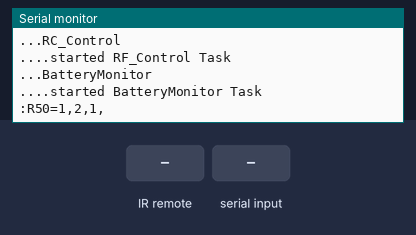
Recording of a sketch running on a simulated ESP32. Shown: the last lines printed to the serial monitor. The inputs (shaded band) are chosen by the test bench.

Above: at 1.7 s.
1.8 s: infrared code 0x55550C received
At 3.0 s:
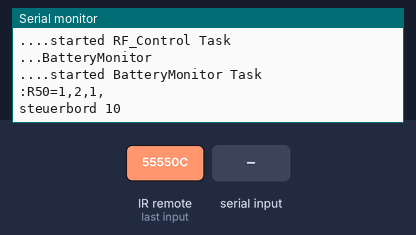
3.3 s: "1\n" received over the second serial link
At 4.1 s:
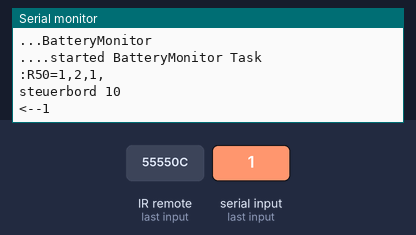
6.3 s: infrared code 0xFF5F71 received
At 7.0 s:
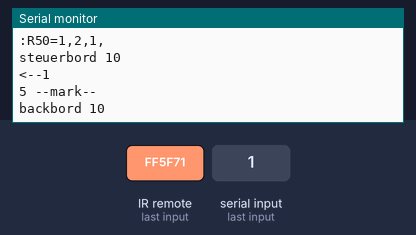
7.8 s: infrared code 0xDF500508 received
At 8.3 s:
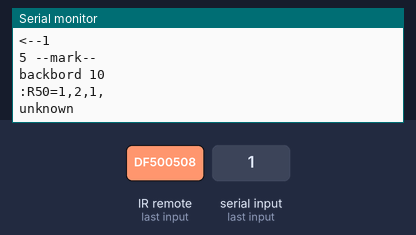
9.3 s: "0\n" received over the second serial link
At 10.0 s:
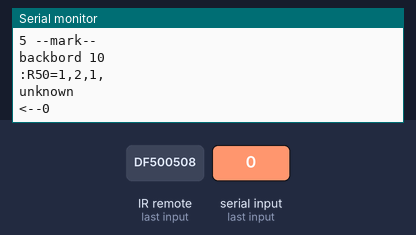

Measured:
- after the input at 1.8 s, the serial monitor: prints a new line at once (image 1)
- after the input at 3.3 s, the serial monitor: prints a new line at once (image 2)
- after the input at 6.3 s, the serial monitor: prints a new line at once (image 3)
- after the input at 7.8 s, the serial monitor: prints a new line at once (image 4)
- after the input at 9.3 s, the serial monitor: prints a new line at once (image 5)

The sketch:

BoatControl.ino
```cpp
#include "sdkconfig.h"
#include <stdio.h>
#include <stdlib.h>
#include "freertos/FreeRTOS.h"
#include "freertos/task.h"
#include "esp_err.h"
#include "esp_task_wdt.h"

#define CONFIG_FREERTOS_TASK_FUNCTION_WRAPPER
#define TWDT_TIMEOUT_MS         3000
#define TASK_RESET_PERIOD_MS    2000
#define MAIN_DELAY_MS           10000

#define WDT_TIMEOUT             5 //seconds

void setup() {
  // put your setup code here, to run once:
  Serial.begin(115200);
  delay(500);
  Serial.println("starting watchdog");
  esp_task_wdt_init(WDT_TIMEOUT, true);
  Serial.println("starting tasks");
  Serial.println("...mark");
  setup_mark(0,false);
  Serial.println("...RC_Control");
  setup_RF_control(1,true);
  Serial.println("...BatteryMonitor");
  BatteryMonitor_setup(0,true);
}

void loop() {
  // put your main code here, to run repeatedly:
  delay(10000000);

}
```

BatteryMonitor.ino
```cpp
#include <HardwareSerial.h>
#include <string.h>

#define MAXDEVS 4

typedef enum {
        reading,
        cr,
        crlf
}msgState_t;

typedef  struct{
    int
        deviceAddress,
        checksum,
        maxVoltage,
        maxCurrent;

    enum sensorType{
        HALLSENSOR = 1,
        SAMPLER=2
    };

    int deviceVersion;
    int deviceSerialNumber;
} basicInfo_t;


typedef struct {
    int
        deviceAddress,
        checksum,
        uptime,
        batteryLifeLeft,
        temperature;

    float
        voltage,
        current,
        internalResistance,
        remainingCapacity,
        cumulativeCapacity;

    enum outputState{
        ON = 0,
        OVP = 1,
        OCP = 2,
        LVP = 3,
        NCP = 4,
        OPP = 5,
        OTP = 6,
        OFF =255
    };

    enum currentDir{
        discharging = 0,
        charging =1
    };
}measuredValues_t;

typedef struct{
    int
        deviceAddress,
        checksum,
        protectionTemperature,
        protectionRecoveryTime,
        protectionDelayTime,
        presetCapacity,
        voltageCalibration,
        currentCalibration,
        temperatureCalibration,
        voltageScale,
        currentScale;

    float
        OVPVoltage,
        UVPVoltage,
        OCPForwardCurrent,
        OCPReverseCurrent,
        OPPPower;

    enum relayType{
        normallyOpen=0,
        normallyClosed=1
    };
}setValues_t;

HardwareSerial battMon(1);
basicInfo_t basicInfo[MAXDEVS];
setValues_t setValues[MAXDEVS];
measuredValues_t measuredValues[MAXDEVS];
bool _watchdog;

TaskHandle_t BatteryMonitor;

void BatteryMonitor_setup(int core, bool watchdog) {
  _watchdog=watchdog;

  battMon.begin(115200, SERIAL_8N1, 17, 16);
  xTaskCreatePinnedToCore(
    BatteryMonitor_loop,
    "BatteryMonitor",
    10000,
    NULL,
    core,
    &BatteryMonitor,
    0
  );
  Serial.println("....started BatteryMonitor Task");
  if(_watchdog) {
    esp_task_wdt_add(BatteryMonitor);
    //Serial.println("....enabled Watchdog");
  }
}

void BatteryMonitor_loop(void *param) {
  while(true){
    //char c;
    //char message[255];
    String message;
    //Serial.println("Battery Monitor Entry");

    battMon.printf("-->:R50=1,2,1,\r\n");
    Serial.printf(":R50=1,2,1,\r\n");

    while (!battMon.available()) vTaskDelay(100/portTICK_PERIOD_MS);

    //Serial.println("receiving msg");
    if (battMon.available()) {
      message=readMessage();
      Serial.printf("<--%s\n",message.c_str());
    }

    vTaskDelay(4500 / portTICK_PERIOD_MS);
    if(_watchdog) esp_task_wdt_reset();
  }
}

void sendMessage(String message){
  String _message=message;

}
void getBasicInfo(){

}
void getSetValues(){

}

void getMeasuredValues(){

}
String readMessage(){
    String _message;
    msgState_t _msgState;
    char c;
    //Serial.println(".....start read loop");
    if (_msgState==crlf){
      //Serial.println(".....new message");
      _message="";
      _msgState=reading;
    }

    if (sizeof(_message)==0) Serial.print("[start]");
    while(battMon.available() && _msgState != crlf){
        c=battMon.read();
        //Serial.print(c);
        _message=_message+String(c);
        //Serial.print(c);
        if (c=='\r') {
          _msgState=cr;
          //Serial.print("{cr}");
        }
        if (_msgState==cr && c=='\n') _msgState=crlf;

        //if (_msgState==reading) Serial.print("[r]");
        //if (_msgState==cr) Serial.print("[CR]");
        //if (_msgState==crlf) Serial.println("[CRLF]");
    }
    //Serial.println(".....finished read loop");
    //Serial.println(_message);
    return _message;
}
```

Mark.ino
```cpp
TaskHandle_t Mark;
int t_start;

void setup_mark(int core, bool watchdog){
    xTaskCreatePinnedToCore(
    MarkFunc,
    "MarkFunc",
    10000,
    NULL,
    core,
    &Mark,
    0);
    t_start=millis();

  if(watchdog) esp_task_wdt_add(Mark);
}
void MarkFunc(void* param){
  while(true){
    vTaskDelay(5000 / portTICK_PERIOD_MS);
    Serial.print((millis()-t_start)/1000);
    Serial.println(" --mark--");
  }
}
```

RF_Control.ino
```cpp
#include <RCSwitch.h>

#define ESP32_RCSWITCH_PIN GPIO_NUM_5  // Set RCSWITCH port to 5 (RXB6 receiver)

// key definitions
#define STBD10  5592332
#define PORT10 16736113
#define STBD1  16736120
#define PORT1  16736114

#define HEATER_OFF 3746563336
#define HEATER_ON  3746566576
#define HEATER_DN  3746562696
#define HEATER_UP  3746564336

//#define DEBUG_STATE 1

#define K_STATE_IDLE 0
#define K_STATE_FRST 1
#define K_STATE_WAIT 2
#define K_STATE_REPT 3

// define key repeat timeouts
#define K_REPEAT_DELAY 1500
#define K_REPEAT_PERIOD 500

TaskHandle_t Receiver;
RCSwitch mySwitch = RCSwitch();

int now;
void handle_key(int key){
  switch(key){
    case STBD10:
      Serial.println("steuerbord 10");
      break;
    case PORT10:
      Serial.println("backbord 10");
      break;
    case STBD1:
      Serial.println("steuerbord 1");
      break;
    case PORT1:
      Serial.println("backbord 1");
      break;
    case HEATER_OFF:
      Serial.println("Heizung aus");
      break;
    case HEATER_ON:
      Serial.println("Heizung an");
      break;
    case HEATER_DN:
      Serial.println("Heizung -");
      break;
    case HEATER_UP:
      Serial.println("Heizung +");
      break;
    default:
      Serial.println("unknown");
    }
}

void ReceiveFunc(void* param) {
  unsigned long key, last, t_press, t_repeat;
  int k_state,k_idle;

  while (true){
    while (!mySwitch.available()){
      vTaskDelay(50 / portTICK_PERIOD_MS);
      if(k_idle++==3 && k_state!=K_STATE_IDLE) {          // if there was no key data available for 200ms, we consider
        k_state=K_STATE_IDLE;                             // all keys released and reset the state machine to K_STATE_IDLE
        last=0;                                           // the last key is none
        #ifdef DEBUG_STATE
          Serial.println("K_STATE_IDLE");
        #endif
      }
      if(millis()-now>4500) {
        esp_task_wdt_reset();                             //reset watchdog
        now=millis();
      }
    }
    k_idle=0;                                             // if a key has been pressed, we'll reset the idle counter
    key = mySwitch.getReceivedValue();                    // get the numerical key value
    if(key==last){                                        // same key as last time ?
      switch(k_state){
        case K_STATE_FRST:                                // first time we see the same key
          k_state=K_STATE_WAIT;                           // next state is to wait K_REPEAT_DELAY ms
          #ifdef DEBUG_STATE
            Serial.println("K_STATE_WAIT");
          #endif
          t_press=millis(); //start timer                 // remember the time when we first saw the key for the 2nd time
          break;
        case K_STATE_WAIT:                                // waiting state
          if (millis()-t_press>=K_REPEAT_DELAY) {         // have we been in this state for K_REPEAT_DELAY ms?
            k_state=K_STATE_REPT;                         // if so, we'll progress to the repeating state
            #ifdef DEBUG_STATE
              Serial.println("K_STATE_REPT");
            #endif
            handle_key(key);                              // but we need to handle the current key first
            t_repeat=millis();                            // and start the repeat timer
          }
          break;
        case K_STATE_REPT:                                // we're in repeat state
          if(millis()-t_repeat>=K_REPEAT_PERIOD){         // if the repeat timer has run for K_REPEAT_PERIOD ms
            handle_key(key);                              // we'll take this as a key re-press
            t_repeat=millis();                            // and restart the timer
          }
          break;
        default:
          k_state=K_STATE_IDLE;                           // if, for whatever reason, an invalid state exists, reset to idle
        }
      }else{
        k_state=K_STATE_FRST;                             // if another key has been pressed, we'll jump back to K_STATE_FRST
        #ifdef DEBUG_STATE
          Serial.println("K_STATE_FRST");
        #endif
        handle_key(key);                                  // handle that key
        last=key;                                         // and then store it as our current last key
      }
      mySwitch.resetAvailable();

    esp_task_wdt_reset();
  }
}

void setup_RF_control(int core, bool watchdog){
  pinMode(ESP32_RCSWITCH_PIN,INPUT);
  digitalWrite(ESP32_RCSWITCH_PIN, HIGH);
  mySwitch.enableReceive(digitalPinToInterrupt(ESP32_RCSWITCH_PIN));  // Receiver on GPIO15 on ESP32
  xTaskCreatePinnedToCore(
    ReceiveFunc,
    "receive",
    10000,
    NULL,
    core,
    &Receiver,
    0);
  now=millis();
  Serial.println("....started RF_Control Task");
  if(watchdog) esp_task_wdt_add(Receiver);
}
```
